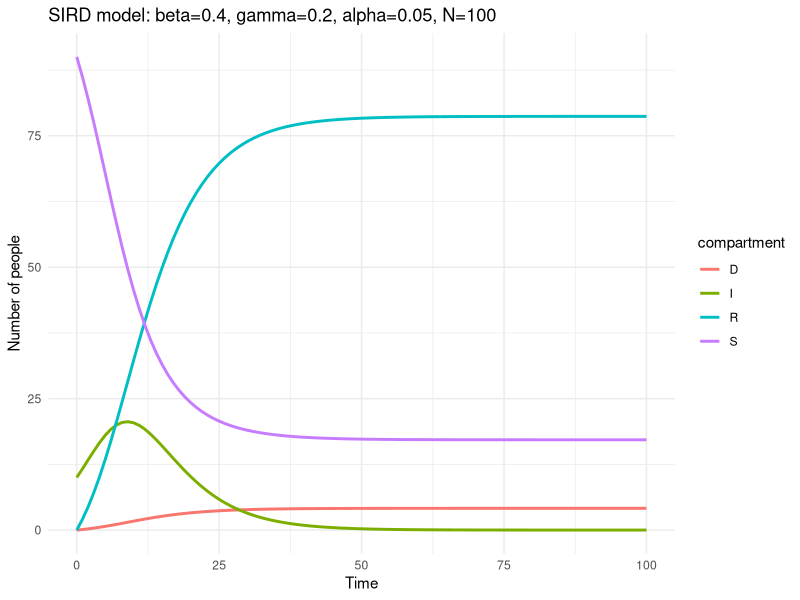
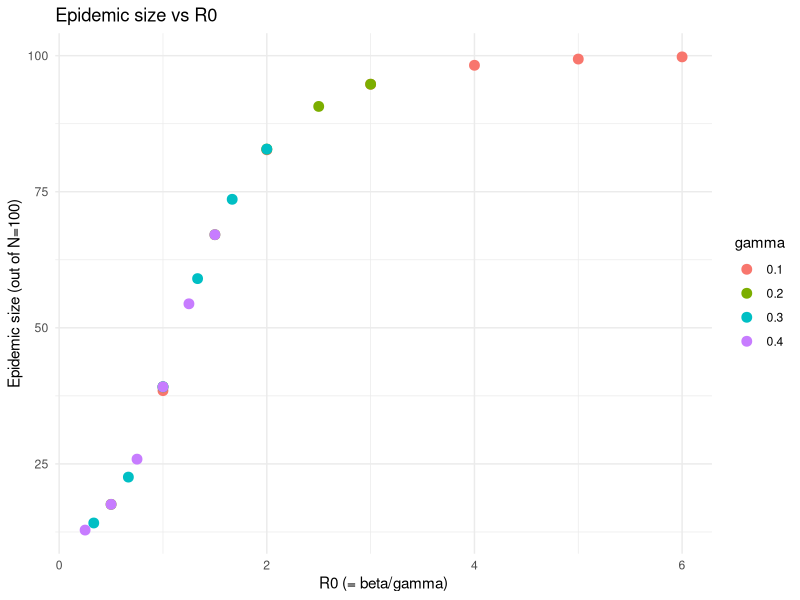
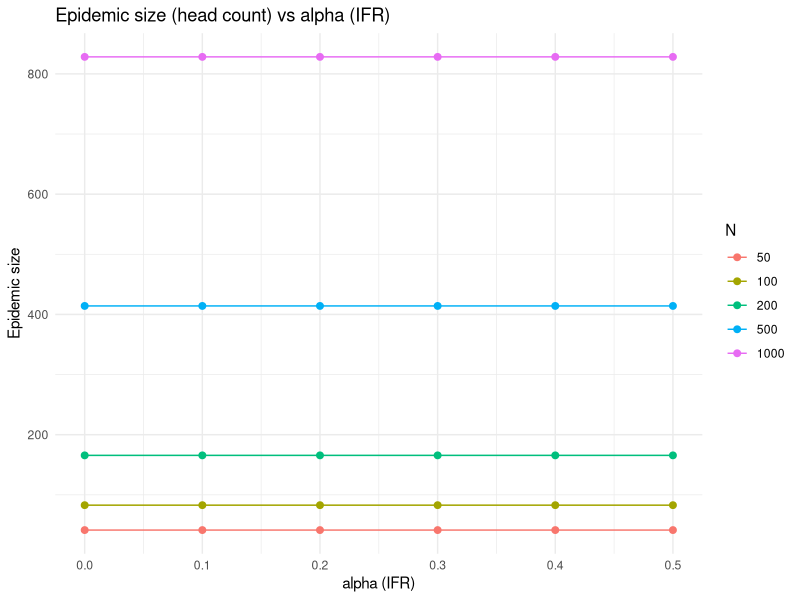
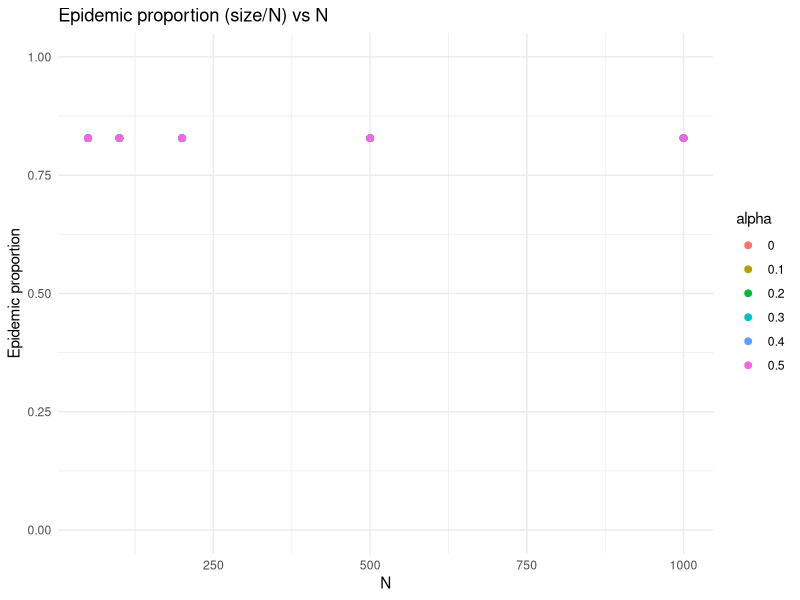

Here is the R script that generated these plots, in order:
library(deSolve)



sird_model <- function(time, state, parameters) {
  with(as.list(c(state, parameters)), {
    dS <- -beta * S * I / N
    dI <-  beta * S * I / N - gamma * I
    dR <-  (1 - alpha) * gamma * I
    dD <-  alpha * gamma * I
    
    list(c(dS, dI, dR, dD))
  })
}


N <- 100
S <- 0.9*N
I <- 0.1*N


# parameters
parameters <- c(beta = 0.4, gamma = 0.2, alpha = 0.05, N)



# initial conditions
initial_state <- c(S, I, R = 0, D = 0)

# time points
times <- seq(0, 100, by = 1)

initial_state <- c(S = 90, I = 10, R = 0, D = 0)

output <- ode(y = initial_state,
              times = times,
              func = sird_model,
              parms = parameters,
              method = "lsoda")

output <- as.data.frame(output)


head(output)



# ploting

library(ggplot2)
library(tidyr)

output_long <- pivot_longer(output, 
                            cols = c(S, I, R, D), 
                            names_to = "compartment", 
                            values_to = "count")

ggplot(output_long, aes(x = time, y = count, color = compartment)) +
  geom_line(linewidth = 1) +
  labs(title = "SIRD model: beta=0.4, gamma=0.2, alpha=0.05, N=100",
       x = "Time", y = "Number of people") +
  theme_minimal()


final_row <- tail(output, 1)
final_row 

# epidemic size is the number of people that have been infected ever. 
# so epidemic size = population - susceptible at end
epidemic_size <- N - final_row$S
epidemic_size



# function to do the simulation and get epidemic size at the end
get_epidemic_size <- function(beta, gamma, alpha, N, I0, t_max = 100) {
  
  parameters <- c(beta = beta, gamma = gamma, alpha = alpha, N = N)
  initial_state <- c(S = N - I0, I = I0, R = 0, D = 0)
  times <- seq(0, t_max, by = 1)
  
  output <- ode(y = initial_state,
                times = times,
                func = sird_model,
                parms = parameters,
                method = "lsoda")
  
  output <- as.data.frame(output)
  final_row <- tail(output, 1)
  
  epidemic_size <- N - final_row$S
  deaths <- final_row$D
  
  return(c(epidemic_size = epidemic_size, deaths = deaths))
}

# grid search on beta and gamma 
# other parameters fixed alpha = 0.05 and N = 100, I0 = 10
beta_values  <- seq(0.1, 0.6, by = 0.1)
gamma_values <- seq(0.1, 0.4, by = 0.1)

param_grid <- expand.grid(beta = beta_values, gamma = gamma_values)

head(param_grid)
nrow(param_grid)

param_grid$epidemic_size <- NA  # placeholder column


for (i in 1:nrow(param_grid)) {
  param_grid$epidemic_size[i] <- get_epidemic_size(
    beta  = param_grid$beta[i],
    gamma = param_grid$gamma[i],
    alpha = 0.05,
    N     = 100,
    I0    = 10,
    t_max = 100
  )
}

head(param_grid)

# compute R0
param_grid$R0 <- param_grid$beta / param_grid$gamma
head(param_grid)


ggplot(param_grid, aes(x = R0, y = epidemic_size)) +
  geom_point(aes(color = factor(gamma)), size = 3) +
  labs(title = "Epidemic size vs R0",
       x = "R0 (= beta/gamma)", 
       y = "Epidemic size (out of N=100)",
       color = "gamma") +
  theme_minimal()



alpha_values <- seq(0, 0.5, by = 0.1)
N_values <- c(50, 100, 200, 500, 1000)

param_grid2 <- expand.grid(alpha = alpha_values, N = N_values)

# I0 proportional to N (10%)
param_grid2$I0 <- 0.1 * param_grid2$N

param_grid2$epidemic_size <- NA
param_grid2$deaths <- NA

for (i in 1:nrow(param_grid2)) {
  result <- get_epidemic_size(
    beta  = 0.4,
    gamma = 0.2,
    alpha = param_grid2$alpha[i],
    N     = param_grid2$N[i],
    I0    = param_grid2$I0[i],
    t_max = 100
  )
  
  param_grid2$epidemic_size[i] <- result["epidemic_size"]
  param_grid2$deaths[i]        <- result["deaths"]
}

param_grid2$epidemic_proportion <- param_grid2$epidemic_size / param_grid2$N

head(param_grid2)


# Effect of alpha on epidemic_size
ggplot(param_grid2, aes(x = alpha, y = epidemic_size, color = factor(N))) +
  geom_point(size = 2) +
  geom_line() +
  labs(title = "Epidemic size (head count) vs alpha (IFR)",
       x = "alpha (IFR)",
       y = "Epidemic size",
       color = "N") +
  theme_minimal()


ggplot(param_grid2, aes(x = N, y = epidemic_proportion, color = factor(alpha))) +
  geom_point(size = 2) +
  labs(title = "Epidemic proportion (size/N) vs N",
       x = "N",
       y = "Epidemic proportion",
       color = "alpha") +
  theme_minimal() +
  ylim(0, 1)
